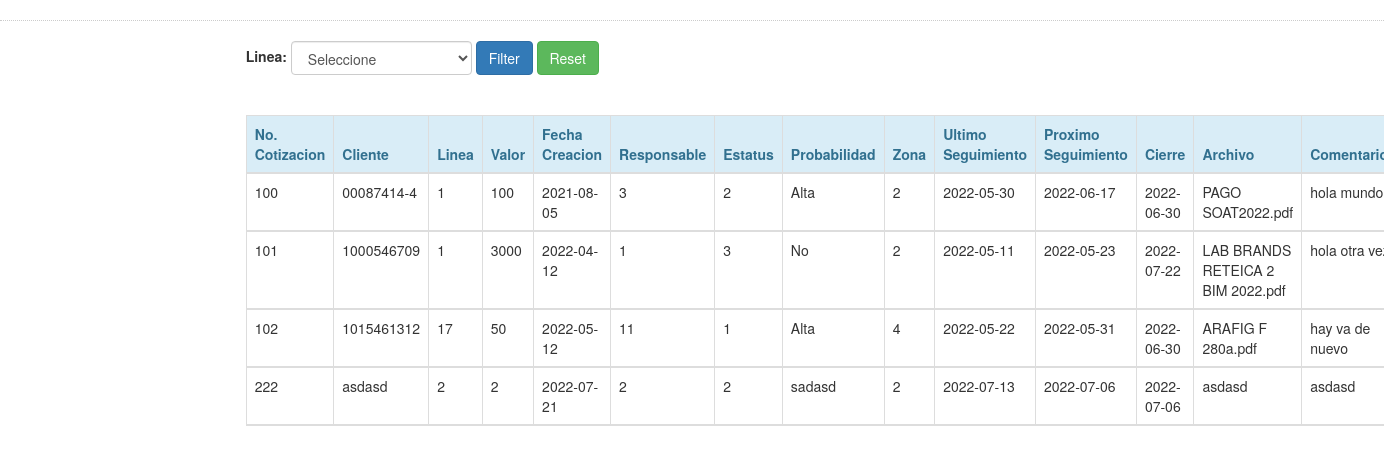
/filtre2/index.php, run on the app's committed database.
### tables this page shows
CREATE TABLE IF NOT EXISTS `tbl_cotizacion` (
  `id_registro` int(11) NOT NULL AUTO_INCREMENT,
  `id_cotizacion` int(11) NOT NULL,
  `id_cliente` varchar(20) NOT NULL,
  `id_linea` int(11) NOT NULL,
  `valor` bigint(255) NOT NULL,
  `fecha_crea` date NOT NULL,
  `id_responsable` int(11) NOT NULL,
  `id_estatus` int(11) NOT NULL,
  `Probabilidad` varchar(11) NOT NULL,
  `id_zona` int(11) NOT NULL,
  `ultseg_fecha` date NOT NULL,
  `proxseg_fecha` date NOT NULL,
  `cierre_fecha` date NOT NULL,
  `archivo` varchar(255) NOT NULL,
  `id_usuario` int(11) NOT NULL,
  `comentarios` varchar(200) NOT NULL,
  `Supervisor` varchar(11) NOT NULL,
  PRIMARY KEY (`id_registro`)
);

### filtre2/filter.php (the view, shortened to what this page needs)
<?php
	require'conn.php';
	if(ISSET($_POST['filter']))
	{
		$linea=$_POST['linea'];
		$query=mysqli_query($conn, "SELECT `id_cotizacion`, `id_cliente`, `id_linea`, `valor`, `fecha_crea`, `id_responsable`, `id_estatus`, `Probabilidad`, `id_zona`, `ultseg_fecha`, `proxseg_fecha`, `cierre_fecha`, `archivo`,`comentarios` FROM `tbl_cotizacion` WHERE id_linea='$linea' ORDER BY `fecha_crea` ASC") or die(mysqli_error());
		while ($fetch=mysqli_fetch_array($query))
		{
			echo"<tr>
			<td>".$fetch['id_cotizacion']."</td>
			<td>".$fetch['id_cliente']."</td>
			<td>".$fetch['id_linea']."</td>
			<td>".$fetch['valor']."</td>
			<td>".$fetch['fecha_crea']."</td>
			<td>".$fetch['id_responsable'] ."</td>
			<td>".$fetch['id_estatus'] ."</td>
			<td>".$fetch['Probabilidad'] ."</td>
			<td>".$fetch['id_zona'] ."</td>
			<td>".$fetch['ultseg_fecha']."</td>
			<td>".$fetch['proxseg_fecha']."</td>
			<td>".$fetch['cierre_fecha']."</td>
			<td>".$fetch['archivo'] ."</td>
			<td>".$fetch['comentarios'] ."</td>
				</tr>";
		}
	}
	else
	{
	$query=mysqli_query($conn, "SELECT `id_cotizacion`, `id_cliente`, `id_linea`, `valor`, `fecha_crea`, `id_responsable`, `id_estatus`, `Probabilidad`, `id_zona`, `ultseg_fecha`, `proxseg_fecha`, `cierre_fecha`, `archivo`,`comentarios` FROM `tbl_cotizacion` WHERE 1") or die(mysqli_error());
	while ($fetch=mysqli_fetch_array($query)) {
		echo"<tr>
					<td>".$fetch['id_cotizacion']."</td>
					<td>".$fetch['id_cliente']."</td>
					<td>".$fetch['id_linea']."</td>
					<td>".$fetch['valor']."</td>
					<td>".$fetch['fecha_crea']."</td>
					<td>".$fetch['id_responsable'] ."</td>
					<td>".$fetch['id_estatus'] ."</td>
					<td>".$fetch['Probabilidad'] ."</td>
					<td>".$fetch['id_zona'] ."</td>
					<td>".$fetch['ultseg_fecha']."</td>
					<td>".$fetch['proxseg_fecha']."</td>
					<td>".$fetch['cierre_fecha']."</td>
					<td>".$fetch['archivo'] ."</td>
					<td>".$fetch['comentarios'] ."</td>
				</tr>";
		  }
	 } ?>

### data on the page
tbl_cotizacion: id_cotizacion "100", id_cliente "00087414-4", id_linea "1", valor "100", fecha_crea "2021-08-05", id_responsable "3", id_estatus "2", Probabilidad "Alta", id_zona "2", ultseg_fecha "2022-05-30", proxseg_fecha "2022-06-17", cierre_fecha "2022-06-30", archivo "PAGO SOAT2022.pdf", comentarios "hola mundo"
tbl_cotizacion: id_cotizacion "101", id_cliente "1000546709", id_linea "1", valor "3000", fecha_crea "2022-04-12", id_responsable "1", id_estatus "3", Probabilidad "No", id_zona "2", ultseg_fecha "2022-05-11", proxseg_fecha "2022-05-23", cierre_fecha "2022-07-22", archivo "LAB BRANDS RETEICA 2 BIM 2022.pdf", comentarios "hola otra…"
tbl_cotizacion: id_cotizacion "102", id_cliente "1015461312", id_linea "17", valor "50", fecha_crea "2022-05-12", id_responsable "11", id_estatus "1", Probabilidad "Alta", id_zona "4", ultseg_fecha "2022-05-22", proxseg_fecha "2022-05-31", cierre_fecha "2022-06-30", archivo "ARAFIG F 280a.pdf", comentarios "hay va de nuevo"
tbl_cotizacion: id_cotizacion "222", id_cliente "asdasd", id_linea "2", valor "2", fecha_crea "2022-07-21", id_responsable "2", id_estatus "2", Probabilidad "sadasd", id_zona "2", ultseg_fecha "2022-07-13", proxseg_fecha "2022-07-06", cierre_fecha "2022-07-06", archivo "asdasd", comentarios "asdasd"
